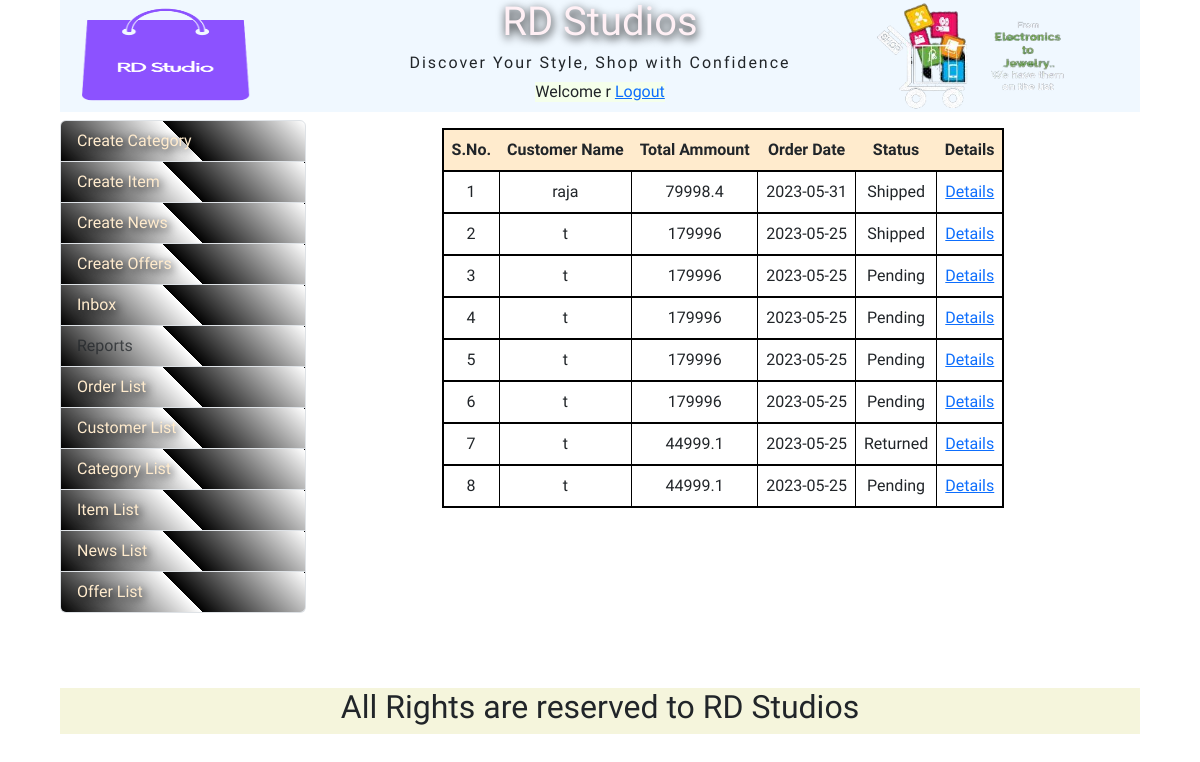
The page /adminOrderList.php (signed in) on the database its author committed.
### tables this page shows
CREATE TABLE IF NOT EXISTS `order_main` (
  `order_id` int(11) NOT NULL AUTO_INCREMENT,
  `user_name` varchar(30) NOT NULL,
  `shipping_address` text NOT NULL,
  `total_amount` float NOT NULL,
  `order_date` date NOT NULL,
  `order_status` varchar(30) NOT NULL,
  `last_update_date` date NOT NULL,
  PRIMARY KEY (`order_id`)
);

### adminOrderList.php (the view)
<?php
require_once("header.php");
?>
<div id="container" >
<div id="adminArea" class="row">
<div id="leftAdminArea">
    <?php
     require_once("adminMenu.php");
    ?>
</div>
<div id="rightAdminArea">
    <?php
    require_once("dbconnect.php");
    $sql = "SELECT * FROM `order_main` ORDER BY `order_date`DESC ";
    $rsNews = mysqli_query($con, $sql) or die("Query Error -1");
    ?>
    <table id="displayCartInfoTable">
        <tr>
            <th>S.No.</th>
            <th>Customer Name</th>
            <th>Total Ammount</th>
            <th>Order Date</th>
            <th>Status</th>
            <th>Details</th>
        </tr>
        <?php
        $cnt = 0;
        while ($row = mysqli_fetch_array($rsNews)) {
            $id=$row['order_id'];
            $cnt++;
            echo("<tr>");
            echo("<td>$cnt</td>");
            echo("<td>{$row['user_name']}</td>");
            echo("<td>{$row['total_amount']}</td>");
            echo("<td>{$row['order_date']}</td>");
            echo("<td>{$row['order_status']}</td>");
            echo("<td><a href='adminOrderDetails.php?order_id=$id'>Details</a></td>");
            echo("</tr>");
        }
        ?>
    </table>
    </div>
</div>
</div>
<?php
require_once("footer.php");
?>

### css/style.css (style rules this page uses)
* { margin: 0px; padding: 0px; }
body { font-family: 'Balthazar', serif; }
#container { margin: 0.5rem; width: 90vw; display: flex; flex-direction: column; min-height: 70vh; max-height: fit-content; }
#adminArea { width: 100%; }
#leftAdminArea { width: 25%; }
#rightAdminArea { width: 75%; }
#displayCartInfoTable { margin: 0.5rem auto; border: 2px solid black; }
#displayCartInfoTable tr { border: 2px solid black; }
#displayCartInfoTable td { border: 1px solid black; width: fit-content; padding: 0.5rem; text-align: center; }
#displayCartInfoTable th { text-align: center; background-color: blanchedalmond; padding: 0.5rem; }

### rows shown on the page
order_main: user_name "raja", total_amount "79998.4", order_date "2023-05-31", order_status "Shipped"
order_main: user_name "t", total_amount "179996", order_date "2023-05-25", order_status "Shipped"
order_main: user_name "t", total_amount "179996", order_date "2023-05-25", order_status "Pending"
order_main: user_name "t", total_amount "179996", order_date "2023-05-25", order_status "Pending"
order_main: user_name "t", total_amount "179996", order_date "2023-05-25", order_status "Pending"
order_main: user_name "t", total_amount "179996", order_date "2023-05-25", order_status "Pending"
order_main: user_name "t", total_amount "44999.1", order_date "2023-05-25", order_status "Returned"
order_main: user_name "t", total_amount "44999.1", order_date "2023-05-25", order_status "Pending"

### other values the page prints
$username "r"
